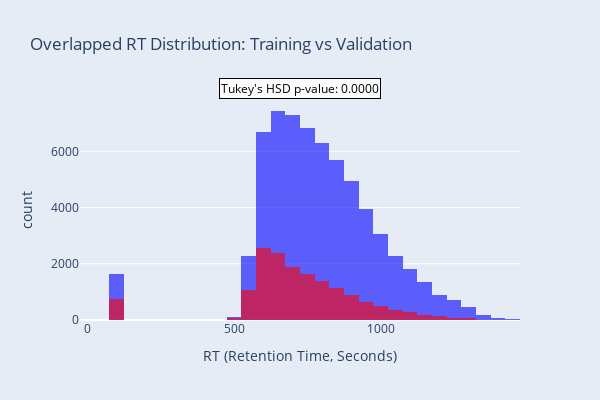

The cell this chart's notebook holds for it:
### Markdown cell above
## Scaffold split

### Code cell
scaffold_sets = dataset_clean['scaffold'].value_counts()
train_scaffolds,valid_scaffolds = [],[]
train_cnt = 0
train_cutoff = int(0.8*len(dataset_clean))
for scaffold, count in scaffold_sets.items():
    if train_cnt + count > train_cutoff:
        valid_scaffolds.append(scaffold)
    else:
        train_scaffolds.append(scaffold)
        train_cnt += count
train_set_scaffold = dataset_clean[dataset_clean['scaffold'].isin(train_scaffolds)].copy()
valid_set_scaffold = dataset_clean[dataset_clean['scaffold'].isin(valid_scaffolds)].copy()
print(f"Training set size (scaffold split): {len(train_set_scaffold)}")
print(f"Validation set size (scaffold split): {len(valid_set_scaffold)}")

# Create an overlapped histogram for RT values in training and validation sets
fig = px.histogram(
    train_set, x='rt', nbins=50, opacity=0.6, 
    title='Overlapped RT Distribution: Training vs Validation',
    labels={'rt': 'RT (Retention Time, Seconds)', 'count': 'Frequency'},
    color_discrete_sequence=['blue'],
    marginal=None
)

# Add validation set to the same figure
fig.add_trace(
    px.histogram(
        valid_set_scaffold, x='rt', nbins=50, opacity=0.6, 
        color_discrete_sequence=['red']
    ).data[0]
)

# Update layout for better visualization
fig.update_layout(
    barmode='overlay',
    plot_bgcolor='rgba(229, 236, 246,1)',
    paper_bgcolor='rgba(229, 236, 246,1)',
    width=600,
    height=400,
    legend=dict(title='Dataset', itemsizing='constant')
)

# Combine training and validation sets for Tukey's HSD test
data_combined = train_set_scaffold[['rt']].copy()
data_combined['set'] = 'Training'
validation_data = valid_set_scaffold[['rt']].copy()
validation_data['set'] = 'Validation'
data_combined = pd.concat([data_combined, validation_data])

# Perform Tukey's HSD test
tukey_result = pairwise_tukeyhsd(endog=data_combined['rt'], groups=data_combined['set'], alpha=0.05)
print(tukey_result)

# Annotate the plot with Tukey's HSD results
fig.add_annotation(
    text=f"Tukey's HSD p-value: {tukey_result.pvalues[0]:.4f}",
    xref="paper", yref="paper",
    x=0.5, y=1.1, showarrow=False,
    font=dict(size=12, color="black"),
    align="center",
    bgcolor="rgba(255, 255, 255, 0.8)",
    bordercolor="black",
    borderwidth=1
)

fig.show()

### Figure 1 — Plotly figure (JSON) as saved in the notebook; plotly's stock layout.template omitted (floating-point values rounded to 4 significant figures; data arrays with more than 128 entries replaced by an {"elided": "..."} marker saying what was removed)
{"data": [{"bingroup": "x", "hovertemplate": "RT (Retention Time, Seconds)=%{x}<br>count=%{y}<extra></extra>", "legendgroup": "", "marker": {"color": "blue", "opacity": 0.6, "pattern": {"shape": ""}}, "name": "", "nbinsx": 50, "orientation": "v", "showlegend": false, "type": "histogram", "x": {"elided": "64030 float values"}, "xaxis": "x", "yaxis": "y"}, {"bingroup": "x", "hovertemplate": "rt=%{x}<br>count=%{y}<extra></extra>", "legendgroup": "", "marker": {"color": "red", "opacity": 0.6, "pattern": {"shape": ""}}, "name": "", "nbinsx": 50, "orientation": "v", "showlegend": false, "type": "histogram", "x": {"elided": "15975 float values"}, "xaxis": "x", "yaxis": "y"}], "layout": {"annotations": [{"align": "center", "bgcolor": "rgba(255, 255, 255, 0.8)", "bordercolor": "black", "borderwidth": 1, "font": {"color": "black", "size": 12}, "showarrow": false, "text": "Tukey's HSD p-value: 0.0000", "x": 0.5, "xref": "paper", "y": 1.1, "yref": "paper"}], "barmode": "overlay", "height": 400, "legend": {"itemsizing": "constant", "title": {"text": "Dataset"}, "tracegroupgap": 0}, "paper_bgcolor": "rgba(229, 236, 246,1)", "plot_bgcolor": "rgba(229, 236, 246,1)", "title": {"text": "Overlapped RT Distribution: Training vs Validation"}, "width": 600, "xaxis": {"anchor": "y", "domain": [0, 1], "title": {"text": "RT (Retention Time, Seconds)"}}, "yaxis": {"anchor": "x", "domain": [0, 1], "title": {"text": "count"}}}}
